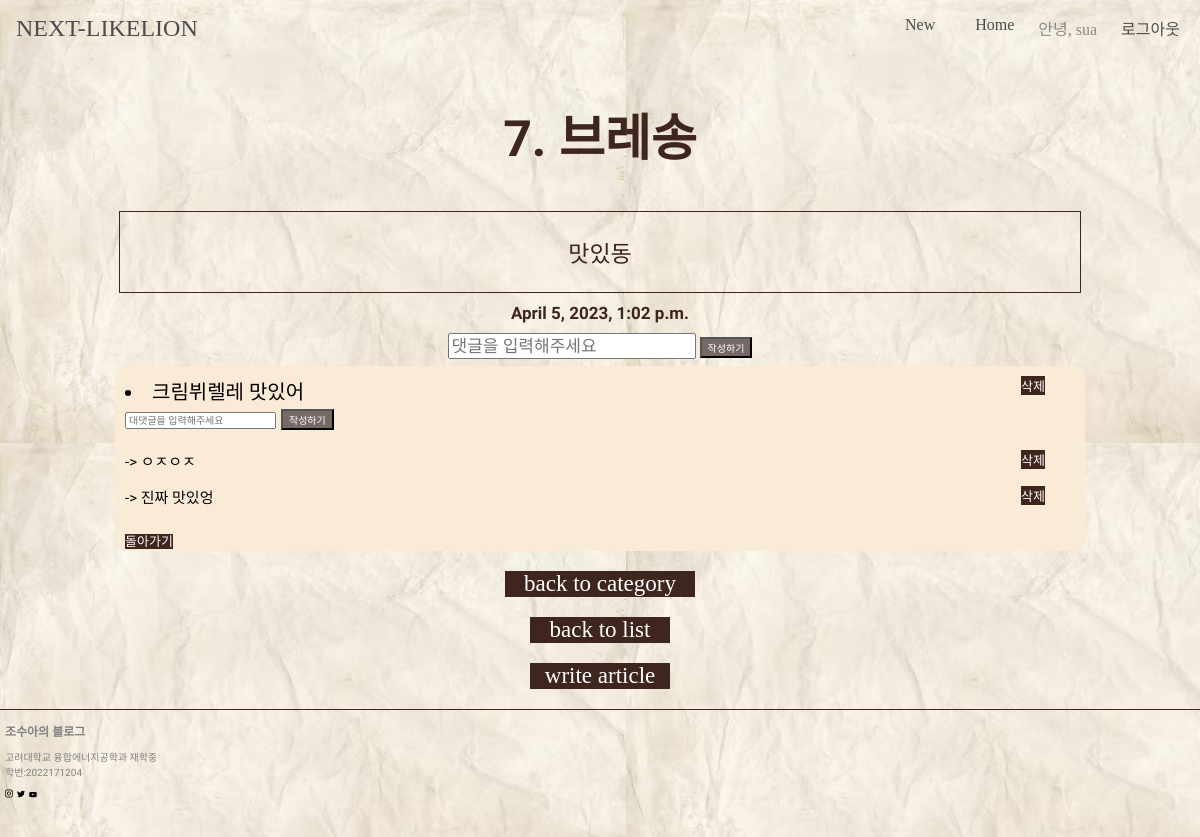
/recomment/7/9/ (signed in), run on the app's committed database.
### blogApp/models.py (models this page shows, shortened)
class Article(models.Model):
    title = models.CharField(max_length= 200)
    content = models.TextField()
    category = models.CharField(max_length=10, null = True)
    updated_at = models.DateTimeField(auto_now = True)
    author = models.ForeignKey(User, on_delete=models.CASCADE, related_name='posts', default=1)

class Comment(models.Model):
    article = models.ForeignKey(Article, on_delete = models.CASCADE, related_name="comments")
    content = models.TextField()
    author = models.ForeignKey(User, on_delete=models.CASCADE, related_name='comments')

class Recomment(models.Model):
    comment = models.ForeignKey(Comment, on_delete = models.CASCADE, related_name="recomments")
    recontent = models.TextField()

### blogApp/views.py (the view, shortened to what this page needs)
# urls.py: path('recomment/<int:article_id>/<int:comment_id>/', views.recomment, name = 'recomment'),
def recomment(request, article_id, comment_id):
    article = Article.objects.get(pk=article_id)
    comment = Comment.objects.get(pk=comment_id)
    post_date = article.updated_at
    return render(request, 'recomment.html', {'article' : article, 'comment' : comment, 'post_date' : post_date})

### blogApp/templates/recomment.html (shortened to what this page needs)
{% extends 'base.html' %}
{% block css %}
{% load static %}
<link rel="stylesheet" type="text/css" href="{% static 'recomment.css' %}">
{% endblock %}
{% block content %}
<h2><strong>{{article.id}}. {{article.title}}</strong></h2>
    <div class = 'content'><p>{{article.content}}</p></div>
    <div class="date">{{post_date}}</div>
    <form method="POST">
        <input type = "text" name = "content" placeholder = "댓글을 입력해주세요" />
        <button type = "submit">작성하기</button>
    </form>
    <div class="comment">
        <li class = "comments">{{comment.content}}
            <a href="{% url 'delete-comment' article.id comment.id %}" class = "delete">삭제</a><br/>
            <form method="POST" class = "form_recomment">
                <input type = "text" name = "recontent" placeholder = "대댓글을 입력해주세요"/>
                <button type = "submit">작성하기</button>
            </form>
            {% for recomment in comment.recomments.all %}
            <ul class = "recomment"> -> {{recomment.recontent}}
                <a href="{% url 'delete-recomment' article.id comment.id recomment.id%}" class = "delete">삭제</a>
            </ul>
            {% endfor %}
            <a href="{% url 'detail' article.id%}" class = "back">돌아가기</a><br/>
        </li>
    </div>
    <div class="name plus">
        <a href="{% url 'category' article.category %}">back to category</a>
    </div>
    <div class="name">
        <a href = "{% url 'list' %}">back to list</a>
    </div>
    <div class="name">
        <a href = "{% url 'new' %}">write article</a>
    </div>
{% endblock %}

### blogApp/templates/base.html (shortened to what this page needs)
<!DOCTYPE html>
<html lang="en">
<head>
    {% load account socialaccount %}
    {% load static %}
    <link rel="stylesheet" type = "text/css" href= "{% static 'base.css'%}" />
    {% block css %} {% endblock css %}
</head>
<body>
    <nav id="navbar">
        <div class="navbar__logo">
          <a href="{% url 'list' %}">NEXT-LIKELION</a>
        </div>
        <ul class="navbar__menu">
          <li class="navbar__menu__item">
            <a href="{% url 'new' %}">New</a>
          </li>
          <li class="navbar__menu__item">
            <a href="{% url 'list' %}">Home</a>
          </li>
          {% if user.is_authenticated %}
          <span class="navbar__menu__item">안녕, {{user.username}}</span>
          <li class="navbar__menu__item">
            <a href="{% url 'logout'%}">로그아웃</a>
          </li>
          {% endif %}
        </ul>
    </nav>
    {% block content %} {% endblock content %}
    <div class="footer">
        <p class = 'blogname'><strong>조수아의 블로그</strong></p><br/>
        <p class = 'info'>고려대학교 융합에너지공학과 재학중<br/>학번:2022171204<br/></p>
        <div class="sns_icon">
            {% load static %}
            <a href = "https://www.instagram.com/_3sua3/" ><img src="{% static './instagram.svg' %}"></a>
            <a href = "https://www.instagram.com/_3sua3/"><img src = "{% static './twitter.svg' %}"></a>
            <a href = "https://www.instagram.com/_3sua3/"><img src = "{% static './youtube.svg' %}"></a>
        </div>
    </div>
</body>
</html>

### blogApp/static/base.css (style rules this page uses)
body { background-image: url('./old-crumpled-paper-texture-background_118047-12865.avif'); display: flex; flex-direction: column; align-items: center; }
.footer { width: 100%; border-top: 1px solid #3E251E; position: relative; bottom: -20px; display: flex; flex-direction: column; align-items: flex-start; padding-left: 10px; }
.footer p { font-family: 'Nanum Myeongjo', serif; color: gray; text-align: start; }
.blogname { font-size: 12px; }
.info { font-size: 10px; position: relative; top: -30px; }
.sns_icon { position: relative; top: -35px; white-space: nowrap; }
:root { --color-white: #ffffff; --color-dark-grey: #8f8f8f; --color-light-grey: #ebebeb; --color-blue: #668efd; --color-black: #4c4c4d; --font-large: 48px; --font-medium: 28px; --font-regular: 18px; --font-small: 16px; --font-micro: 14px; --weight-bold: 700; --weight-semi-bold: 500; --weight-regular: 400; --size-border-radius: 4px; }
body { margin: 0; width: 100%; background-color: aliceblue; }
a { text-decoration: none; color: var(--color-black); }
ul { list-style: none; padding-left: 0; }
#navbar { width: 100%; display: flex; justify-content: space-between; align-items: center; transition: all 300ms ease-in-out; z-index: 1; color: #898989; }
.navbar__logo { padding: 8px 16px; font-size: 24px; }
.navbar__menu { display: flex; padding-left: 0; }
.navbar__menu .navbar__menu__item { margin: 0 4px; cursor: pointer; color: #898989; }
.navbar__menu .navbar__menu__item a { padding: 8px 16px; }

### blogApp/static/recomment.css (style rules this page uses)
body { background-image: url('./old-crumpled-paper-texture-background_118047-12865.avif'); display: flex; flex-direction: column; align-items: center; }
h2 { font-family: 'Nanum Myeongjo', serif; font-size: 50px; color: #3E251E; text-align: center; font-weight: 900; }
p { font-family: 'Nanum Myeongjo', serif; font-size: 23px; color: #3E251E; text-align: center; font-weight: 500; }
.date { font-family: 'Nanum Myeongjo', serif; font-size: 17px; color: #3E251E; text-align: center; font-weight: 700; margin-top: 10px; }
.content { border: 1px solid #3E251E; width: 80%; height: 80%; }
.name { margin-top: 20px; width: 140px; background-color: #3E251E; text-align: center; }
.name a { font-family: 'Droid Serif'; font-size: 23px; color: white; }
.plus { width: 190px; }
form { margin-top: 10px; }
form input, button { font-family: 'Nanum Myeongjo', serif; font-size: 17px; color: #3E251E; }
form button { background-color: #766965; color: white; }
.comment { width: 80%; background-color: antiquewhite; text-align: start; margin-top: 7px; padding-left: 10px; font-family: 'Nanum Myeongjo', serif; padding-top: 10px; position: relative; border-radius: 10px; }
.comment .delete { position: absolute; right: 40px; font-size: 13px; background-color: #3E251E; color: white; }
.comment .comments { font-size: 20px; }
.comment .recomment { position: relative; top: -5px; font-size: 15px; }
.form_recomment { position: relative; top: -10px; }
.form_recomment input, button { font-family: 'Nanum Myeongjo', serif; font-size: 10px; color: #3E251E; }
.form_recomment button { background-color: #766965; color: white; }
.back { font-size: 13px; background-color: #3E251E; color: white; }

### data on the page
Article: id "7", title "브레송", content "맛있동", updated_at "April 5, 2023, 1:02 p.m."
Comment: content "크림뷔렐레 맛있어"
Recomment: recontent "ㅇㅈㅇㅈ"
Recomment: recontent "진짜 맛있엉"

### other printed values
{{ user.username }} "sua"
